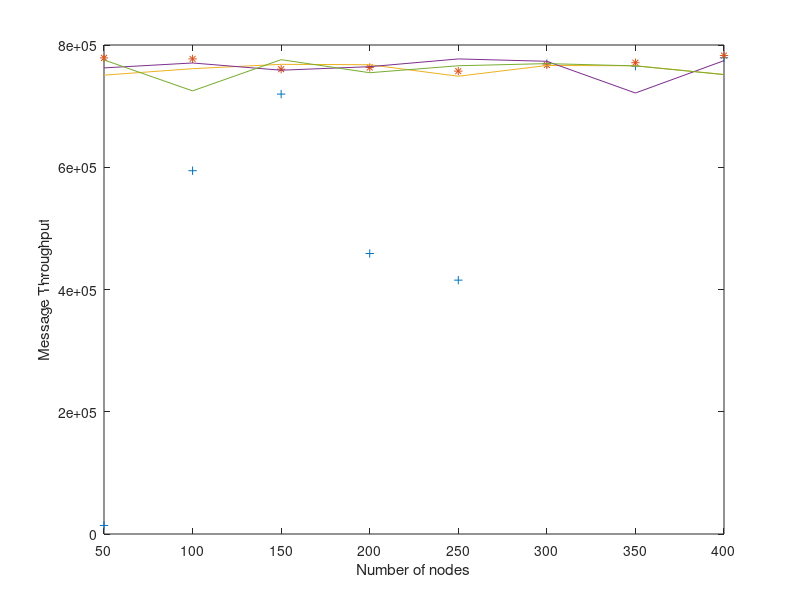

This chart was generated by the following MATLAB code:
x=[50 100 150 200 250 300 350 400];
y1=[13994.6634533120,594339.222351572,719697.895470383,458867.638709677,415316.504915454,769534.683150830,765382.828591256,779041.703011423];
y2=[778887.055615357,777291.248663595,760396.269176782,763194.389991660,757286.613597033,767355.912934701,771061.188384696,782753.328259634];
y3=[750684.925218633,761281.631061013,768376.869315816,767733.273559166,748917.852088510,766514.002073972,766044.255280126,751828.220472441];
y4=[762562.203410094,770595.652660613,758761.952708817,764544.783746529,777207.817626997,773347.073495935,721460.372609913,774408.205434878];
y5=[775531.609011005,724961.202907764,776015.533273650,754661.543329545,766051.823907324,769557.310242476,765852.679381153,751545.187755509];
plot(x,y1,'+',x,y2,'*',x,y3,x,y4,x,y5);
xlabel('Number of nodes');
ylabel('Message Throughput');
